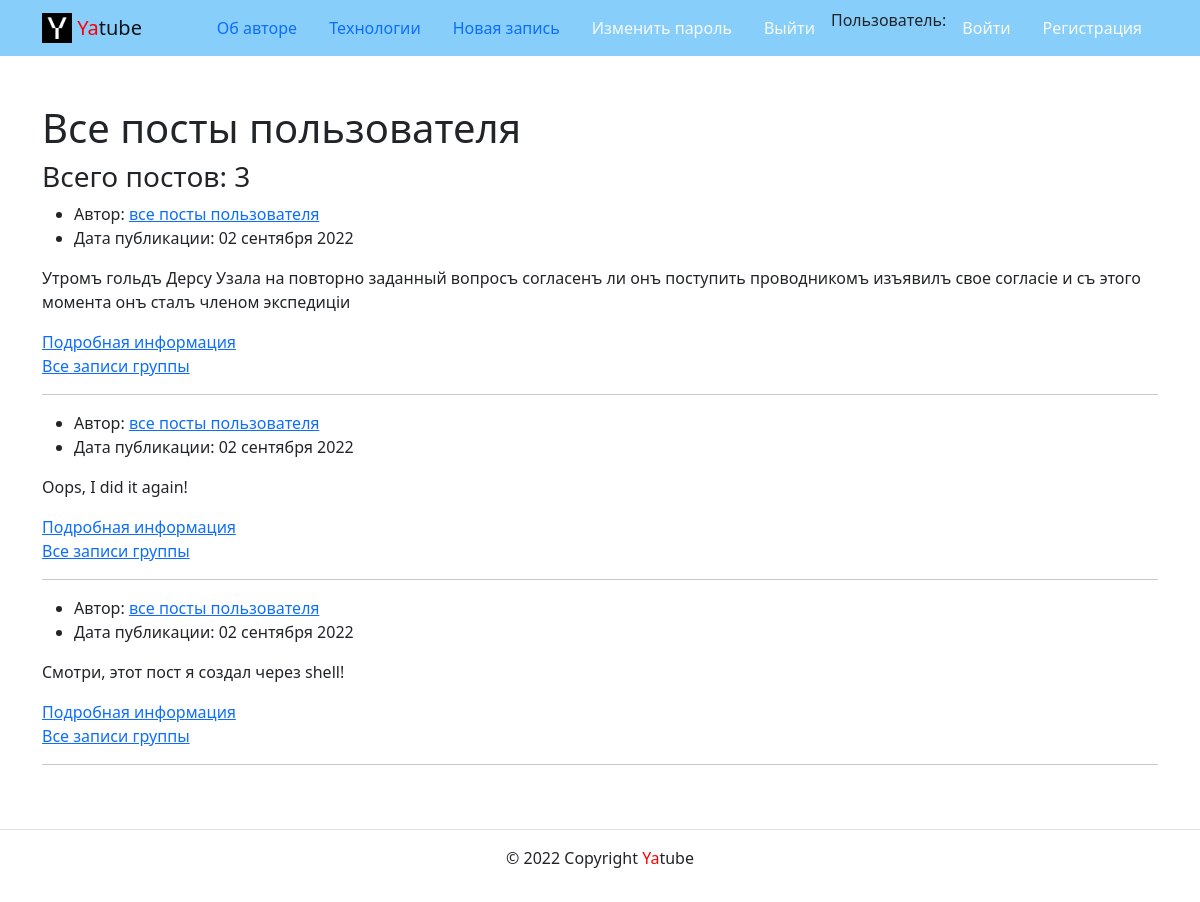
Page /profile/admin/ on the committed database.
### posts/models.py (models this page shows, shortened)
class Post(models.Model):
    text = models.TextField()
    pub_date = models.DateTimeField(auto_now_add=True)
    author = models.ForeignKey(
        User, on_delete=models.CASCADE, related_name="posts"
    )
    group = models.ForeignKey(
        Group,
        on_delete=models.SET_NULL,
        blank=True,
        null=True,
        related_name="posts"
    )

### posts/views.py (the view)
# urls.py: path('profile/<str:username>/', views.profile, name='profile'),
def profile(request, username):
    author = get_object_or_404(User, username=username)
    user_post_list = Post.objects.filter(author__username=username).order_by('-pub_date')
    paginator = Paginator(user_post_list, MESSAGE_N)
    page_number = request.GET.get('page')
    profile_obj = paginator.get_page(page_number)
    context = {
        'profile_obj': profile_obj,
        'author': author
    }
    return render(request, 'posts/profile.html', context)

### templates/posts/profile.html (shortened to what this page needs)
{% extends 'base.html' %}
{% block content %}
      <div class="container py-5">
        <h1>Все посты пользователя {{ author.get_full_name }} </h1>
        <h3>Всего постов: {{ author.posts.count }}</h3>
            {% for post in profile_obj %}
                <article>
                  <ul>
                    <li>
                      Автор: {{ author.get_full_name }}
                      <a href="{% url 'posts:profile' author.username %}">все посты пользователя</a>
                    </li>
                    <li>
                      Дата публикации: {{ post.pub_date|date:"d E Y" }}
                    </li>
                  </ul>
                  <p>
                    {{ post.text }}
                  </p>
                  <a href="{% url 'posts:post_detail' post.pk %}">Подробная информация </a>
                </article>
                <a href="{% url 'posts:postsname' post.group.slug %}">Все записи группы</a>
                {% if not forloop.last %}<hr>{% endif %}
            {% endfor%}
        {% if not forloop.last %}<hr>{% endif %}
      </div>
{% endblock %}

### rows in the picture
Post: pub_date "02 сентября 2022", text "Утромъ гольдъ Дерсу Узала на повторно заданный вопросъ согласенъ ли онъ поступить проводникомъ изъявилъ свое согласіе и съ этого момента онъ сталъ членом экспедиціи"
Post: pub_date "02 сентября 2022", text "Oops, I did it again!"
Post: pub_date "02 сентября 2022", text "Смотри, этот пост я создал через shell!"

### other values in the picture
{{ author.posts.count }} "3"
